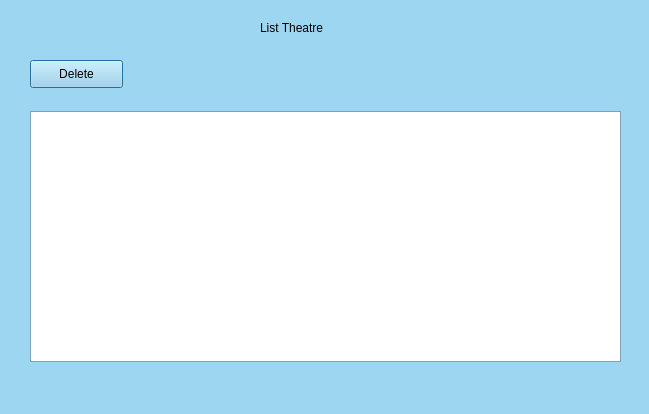
<?xml version="1.0" encoding="UTF-8"?>
<ui version="4.0">
 <class>ListTheatre</class>
 <widget class="QDialog" name="ListTheatre">
  <property name="geometry">
   <rect>
    <x>0</x>
    <y>0</y>
    <width>649</width>
    <height>414</height>
   </rect>
  </property>
  <property name="palette">
   <palette>
    <active>
     <colorrole role="WindowText">
      <brush brushstyle="SolidPattern">
       <color alpha="255">
        <red>0</red>
        <green>0</green>
        <blue>0</blue>
       </color>
      </brush>
     </colorrole>
     <colorrole role="Button">
      <brush brushstyle="SolidPattern">
       <color alpha="255">
        <red>157</red>
        <green>214</green>
        <blue>240</blue>
       </color>
      </brush>
     </colorrole>
     <colorrole role="Light">
      <brush brushstyle="SolidPattern">
       <color alpha="255">
        <red>255</red>
        <green>255</green>
        <blue>255</blue>
       </color>
      </brush>
     </colorrole>
     <colorrole role="Midlight">
      <brush brushstyle="SolidPattern">
       <color alpha="255">
        <red>206</red>
        <green>234</green>
        <blue>247</blue>
       </color>
      </brush>
     </colorrole>
     <colorrole role="Dark">
      <brush brushstyle="SolidPattern">
       <color alpha="255">
        <red>78</red>
        <green>107</green>
        <blue>120</blue>
       </color>
      </brush>
     </colorrole>
     <colorrole role="Mid">
      <brush brushstyle="SolidPattern">
       <color alpha="255">
        <red>105</red>
        <green>143</green>
        <blue>160</blue>
       </color>
      </brush>
     </colorrole>
     <colorrole role="Text">
      <brush brushstyle="SolidPattern">
       <color alpha="255">
        <red>0</red>
        <green>0</green>
        <blue>0</blue>
       </color>
      </brush>
     </colorrole>
     <colorrole role="BrightText">
      <brush brushstyle="SolidPattern">
       <color alpha="255">
        <red>255</red>
        <green>255</green>
        <blue>255</blue>
       </color>
      </brush>
     </colorrole>
     <colorrole role="ButtonText">
      <brush brushstyle="SolidPattern">
       <color alpha="255">
        <red>0</red>
        <green>0</green>
        <blue>0</blue>
       </color>
      </brush>
     </colorrole>
     <colorrole role="Base">
      <brush brushstyle="SolidPattern">
       <color alpha="255">
        <red>255</red>
        <green>255</green>
        <blue>255</blue>
       </color>
      </brush>
     </colorrole>
     <colorrole role="Window">
      <brush brushstyle="SolidPattern">
       <color alpha="255">
        <red>157</red>
        <green>214</green>
        <blue>240</blue>
       </color>
      </brush>
     </colorrole>
     <colorrole role="Shadow">
      <brush brushstyle="SolidPattern">
       <color alpha="255">
        <red>0</red>
        <green>0</green>
        <blue>0</blue>
       </color>
      </brush>
     </colorrole>
     <colorrole role="AlternateBase">
      <brush brushstyle="SolidPattern">
       <color alpha="255">
        <red>206</red>
        <green>234</green>
        <blue>247</blue>
       </color>
      </brush>
     </colorrole>
     <colorrole role="ToolTipBase">
      <brush brushstyle="SolidPattern">
       <color alpha="255">
        <red>255</red>
        <green>255</green>
        <blue>220</blue>
       </color>
      </brush>
     </colorrole>
     <colorrole role="ToolTipText">
      <brush brushstyle="SolidPattern">
       <color alpha="255">
        <red>0</red>
        <green>0</green>
        <blue>0</blue>
       </color>
      </brush>
     </colorrole>
    </active>
    <inactive>
     <colorrole role="WindowText">
      <brush brushstyle="SolidPattern">
       <color alpha="255">
        <red>0</red>
        <green>0</green>
        <blue>0</blue>
       </color>
      </brush>
     </colorrole>
     <colorrole role="Button">
      <brush brushstyle="SolidPattern">
       <color alpha="255">
        <red>157</red>
        <green>214</green>
        <blue>240</blue>
       </color>
      </brush>
     </colorrole>
     <colorrole role="Light">
      <brush brushstyle="SolidPattern">
       <color alpha="255">
        <red>255</red>
        <green>255</green>
        <blue>255</blue>
       </color>
      </brush>
     </colorrole>
     <colorrole role="Midlight">
      <brush brushstyle="SolidPattern">
       <color alpha="255">
        <red>206</red>
        <green>234</green>
        <blue>247</blue>
       </color>
      </brush>
     </colorrole>
     <colorrole role="Dark">
      <brush brushstyle="SolidPattern">
       <color alpha="255">
        <red>78</red>
        <green>107</green>
        <blue>120</blue>
       </color>
      </brush>
     </colorrole>
     <colorrole role="Mid">
      <brush brushstyle="SolidPattern">
       <color alpha="255">
        <red>105</red>
        <green>143</green>
        <blue>160</blue>
       </color>
      </brush>
     </colorrole>
     <colorrole role="Text">
      <brush brushstyle="SolidPattern">
       <color alpha="255">
        <red>0</red>
        <green>0</green>
        <blue>0</blue>
       </color>
      </brush>
     </colorrole>
     <colorrole role="BrightText">
      <brush brushstyle="SolidPattern">
       <color alpha="255">
        <red>255</red>
        <green>255</green>
        <blue>255</blue>
       </color>
      </brush>
     </colorrole>
     <colorrole role="ButtonText">
      <brush brushstyle="SolidPattern">
       <color alpha="255">
        <red>0</red>
        <green>0</green>
        <blue>0</blue>
       </color>
      </brush>
     </colorrole>
     <colorrole role="Base">
      <brush brushstyle="SolidPattern">
       <color alpha="255">
        <red>255</red>
        <green>255</green>
        <blue>255</blue>
       </color>
      </brush>
     </colorrole>
     <colorrole role="Window">
      <brush brushstyle="SolidPattern">
       <color alpha="255">
        <red>157</red>
        <green>214</green>
        <blue>240</blue>
       </color>
      </brush>
     </colorrole>
     <colorrole role="Shadow">
      <brush brushstyle="SolidPattern">
       <color alpha="255">
        <red>0</red>
        <green>0</green>
        <blue>0</blue>
       </color>
      </brush>
     </colorrole>
     <colorrole role="AlternateBase">
      <brush brushstyle="SolidPattern">
       <color alpha="255">
        <red>206</red>
        <green>234</green>
        <blue>247</blue>
       </color>
      </brush>
     </colorrole>
     <colorrole role="ToolTipBase">
      <brush brushstyle="SolidPattern">
       <color alpha="255">
        <red>255</red>
        <green>255</green>
        <blue>220</blue>
       </color>
      </brush>
     </colorrole>
     <colorrole role="ToolTipText">
      <brush brushstyle="SolidPattern">
       <color alpha="255">
        <red>0</red>
        <green>0</green>
        <blue>0</blue>
       </color>
      </brush>
     </colorrole>
    </inactive>
    <disabled>
     <colorrole role="WindowText">
      <brush brushstyle="SolidPattern">
       <color alpha="255">
        <red>78</red>
        <green>107</green>
        <blue>120</blue>
       </color>
      </brush>
     </colorrole>
     <colorrole role="Button">
      <brush brushstyle="SolidPattern">
       <color alpha="255">
        <red>157</red>
        <green>214</green>
        <blue>240</blue>
       </color>
      </brush>
     </colorrole>
     <colorrole role="Light">
      <brush brushstyle="SolidPattern">
       <color alpha="255">
        <red>255</red>
        <green>255</green>
        <blue>255</blue>
       </color>
      </brush>
     </colorrole>
     <colorrole role="Midlight">
      <brush brushstyle="SolidPattern">
       <color alpha="255">
        <red>206</red>
        <green>234</green>
        <blue>247</blue>
       </color>
      </brush>
     </colorrole>
     <colorrole role="Dark">
      <brush brushstyle="SolidPattern">
       <color alpha="255">
        <red>78</red>
        <green>107</green>
        <blue>120</blue>
       </color>
      </brush>
     </colorrole>
     <colorrole role="Mid">
      <brush brushstyle="SolidPattern">
       <color alpha="255">
        <red>105</red>
        <green>143</green>
        <blue>160</blue>
       </color>
      </brush>
     </colorrole>
     <colorrole role="Text">
      <brush brushstyle="SolidPattern">
       <color alpha="255">
        <red>78</red>
        <green>107</green>
        <blue>120</blue>
       </color>
      </brush>
     </colorrole>
     <colorrole role="BrightText">
      <brush brushstyle="SolidPattern">
       <color alpha="255">
        <red>255</red>
        <green>255</green>
        <blue>255</blue>
       </color>
      </brush>
     </colorrole>
     <colorrole role="ButtonText">
      <brush brushstyle="SolidPattern">
       <color alpha="255">
        <red>78</red>
        <green>107</green>
        <blue>120</blue>
       </color>
      </brush>
     </colorrole>
     <colorrole role="Base">
      <brush brushstyle="SolidPattern">
       <color alpha="255">
        <red>157</red>
        <green>214</green>
        <blue>240</blue>
       </color>
      </brush>
     </colorrole>
     <colorrole role="Window">
      <brush brushstyle="SolidPattern">
       <color alpha="255">
        <red>157</red>
        <green>214</green>
        <blue>240</blue>
       </color>
      </brush>
     </colorrole>
     <colorrole role="Shadow">
      <brush brushstyle="SolidPattern">
       <color alpha="255">
        <red>0</red>
        <green>0</green>
        <blue>0</blue>
       </color>
      </brush>
     </colorrole>
     <colorrole role="AlternateBase">
      <brush brushstyle="SolidPattern">
       <color alpha="255">
        <red>157</red>
        <green>214</green>
        <blue>240</blue>
       </color>
      </brush>
     </colorrole>
     <colorrole role="ToolTipBase">
      <brush brushstyle="SolidPattern">
       <color alpha="255">
        <red>255</red>
        <green>255</green>
        <blue>220</blue>
       </color>
      </brush>
     </colorrole>
     <colorrole role="ToolTipText">
      <brush brushstyle="SolidPattern">
       <color alpha="255">
        <red>0</red>
        <green>0</green>
        <blue>0</blue>
       </color>
      </brush>
     </colorrole>
    </disabled>
   </palette>
  </property>
  <property name="windowTitle">
   <string>Dialog</string>
  </property>
  <widget class="QTableView" name="tableView">
   <property name="geometry">
    <rect>
     <x>30</x>
     <y>111</y>
     <width>591</width>
     <height>251</height>
    </rect>
   </property>
  </widget>
  <widget class="QPushButton" name="btnDel">
   <property name="geometry">
    <rect>
     <x>30</x>
     <y>60</y>
     <width>93</width>
     <height>28</height>
    </rect>
   </property>
   <property name="text">
    <string>Delete</string>
   </property>
  </widget>
  <widget class="QLabel" name="label">
   <property name="geometry">
    <rect>
     <x>260</x>
     <y>20</y>
     <width>121</width>
     <height>16</height>
    </rect>
   </property>
   <property name="text">
    <string>List Theatre</string>
   </property>
  </widget>
 </widget>
 <resources/>
 <connections/>
</ui>
